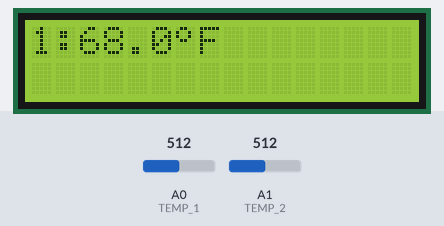
A sketch run on a simulated Arduino Uno, built with avr-gcc and run on an emulated ATmega328P. Parts: 16×2 character LCD. The test bench sets the inputs (shaded band); at power-on: A0 (TEMP_1) = 512, A1 (TEMP_2) = 512.

Above: at 3.7 s.
3.8 s: A0 (TEMP_1) set to 716
At 5.3 s:
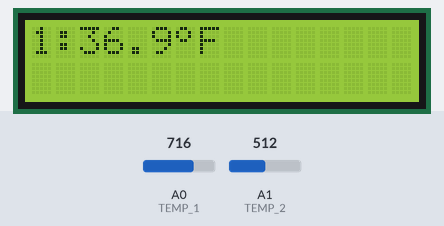
6.2 s: A0 (TEMP_1) set to 900
At 7.3 s:
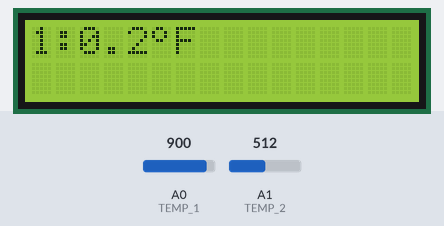
8.3 s: A0 (TEMP_1) set to 1023
At 9.2 s:
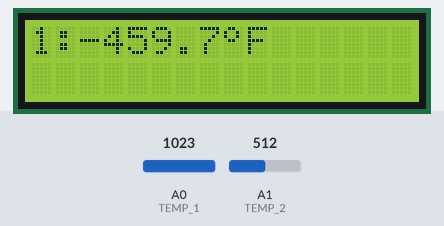
Timing chart, 0 to 11.3 s (numbered marks = the images above; inputs shaded):
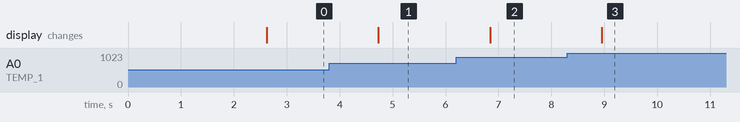

The sketch:

temperature.ino
```cpp
#include <LiquidCrystal.h>

// Data wire is plugged into pin 2 on the Arduino
#define TEMP_1 A0
#define TEMP_2 A1

LiquidCrystal lcd(7, 8, 9, 10, 11, 12);

byte degrees_char[8] = {
  0b01100,
  0b10010,
  0b10010,
  0b01100,
  0b00000,
  0b00000,
  0b00000,
  0b00000
};

uint8_t degrees = 0;

void setup(void)
{
  lcd.createChar(degrees, degrees_char);
  lcd.begin(16, 2);
  lcd.print("Starting Up...");
  // start serial port
  Serial.begin(9600);
  // connect AREF to 3.3V and use that as VCC, less noisy!
  analogReference(EXTERNAL);
  // Start up the library
  lcd.setCursor(0,1);
  lcd.print("Started");
  delay(2500);
}

// how many samples to take and average, more takes longer
// but is more 'smooth'
#define NUMSAMPLES 5
// the value of the 'other' resistor
#define SERIESRESISTOR_0 1000000
#define SERIESRESISTOR_1 10000
// resistance at 25 degrees C

#define THERMISTORNOMINAL_0_low 1050000
#define THERMISTORNOMINAL_0 800000
#define THERMISTORNOMINAL_1 55000

// temp. for nominal resistance (almost always 25 C)
#define TEMPERATURENOMINAL 25
// The beta coefficient of the thermistor (usually 3000-4000)
#define BCOEFFICIENT 3950

int samples1[NUMSAMPLES];
int samples2[NUMSAMPLES];

float roundHalf(float value) {
  return ((int)((2 * value) + 0.5)) / 2.0;
}

float toF(float value) {
  return (9.0/5.0) * value + 32;
}

float convert_temp(int samples[], float resistence_25_c, float series_resistor) {
  uint8_t i;
  float average = 0;
  for (i=0; i< NUMSAMPLES; i++) {
    average += samples[i];
  }
  average /= NUMSAMPLES;

  average = (1023 / average) - 1;
  average = series_resistor / average;

  float steinhart = average / resistence_25_c;
  steinhart = log(steinhart);
  steinhart /= BCOEFFICIENT;
  steinhart += 1.0 / (TEMPERATURENOMINAL + 273.15);
  steinhart = 1.0 / steinhart;
  steinhart -= 273.15;

  //return roundHalf(toF(steinhart));
  return toF(steinhart);
  //return average;
  //return steinhart;
}

void loop(void)
{
  uint8_t i;
  // take N samples in a row, with a slight delay
  for (i=0; i< NUMSAMPLES; i++) {
    samples1[i] = analogRead(TEMP_1);
    samples2[i] = analogRead(TEMP_2);
    delay(10);
  }

  lcd.clear();
  lcd.print("1:");
  lcd.print(convert_temp(samples1, THERMISTORNOMINAL_0, SERIESRESISTOR_0), 1);
  lcd.write(degrees);
  lcd.print("F");

  lcd.setCursor(0, 1);

  //lcd.print("2:");
  //lcd.print(convert_temp(samples2, THERMISTORNOMINAL_1, SERIESRESISTOR_1), 1);
  //lcd.write(degrees);
  //lcd.print("F");

  delay(1000);
}
```

Measured:
- after the input at 3.8 s, the display: changes after 0.93 s (image 1)
- after the input at 6.2 s, the display: changes after 0.64 s (image 2)
- after the input at 8.3 s, the display: changes after 0.65 s (image 3)
